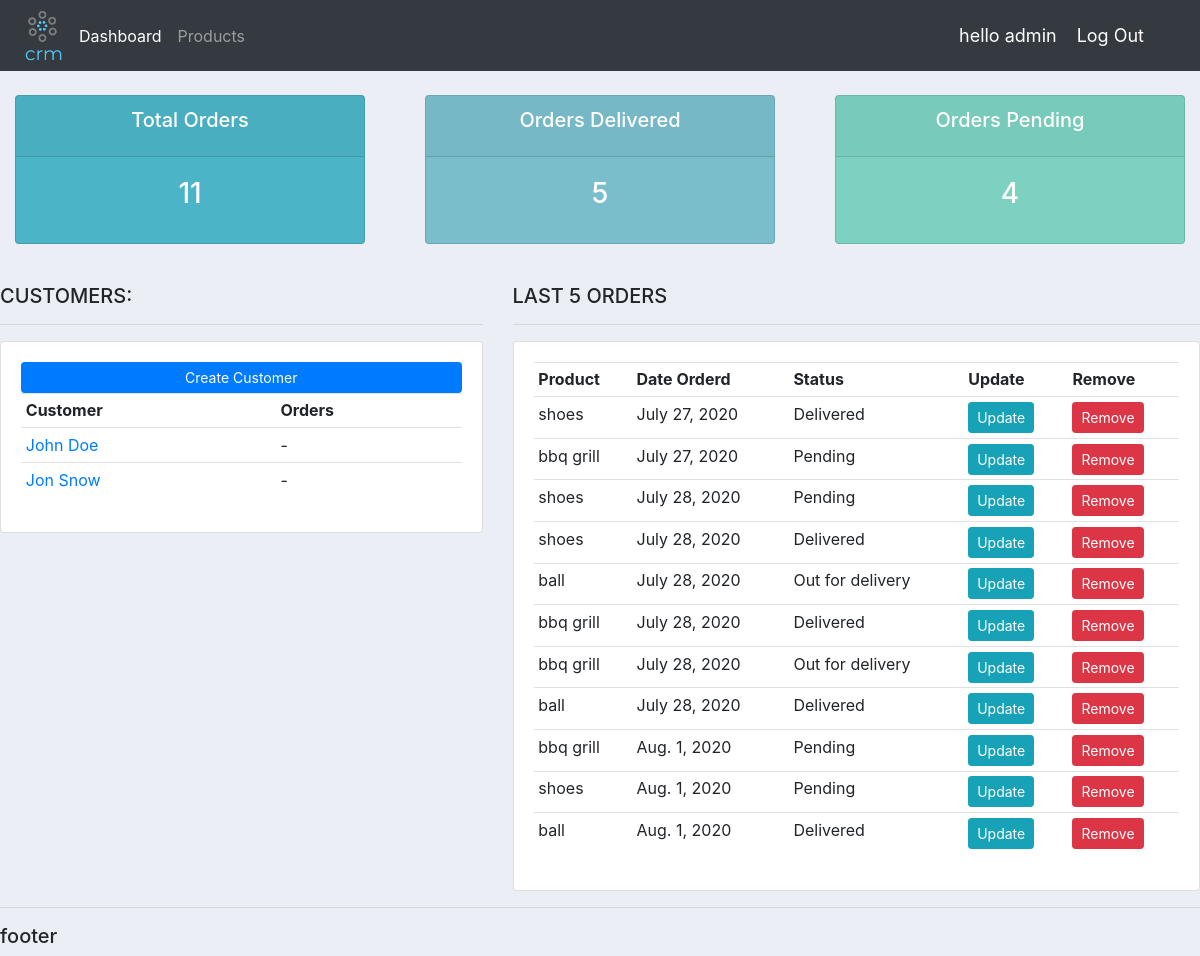
Before: /dashboard/ (signed in) with the older database file.
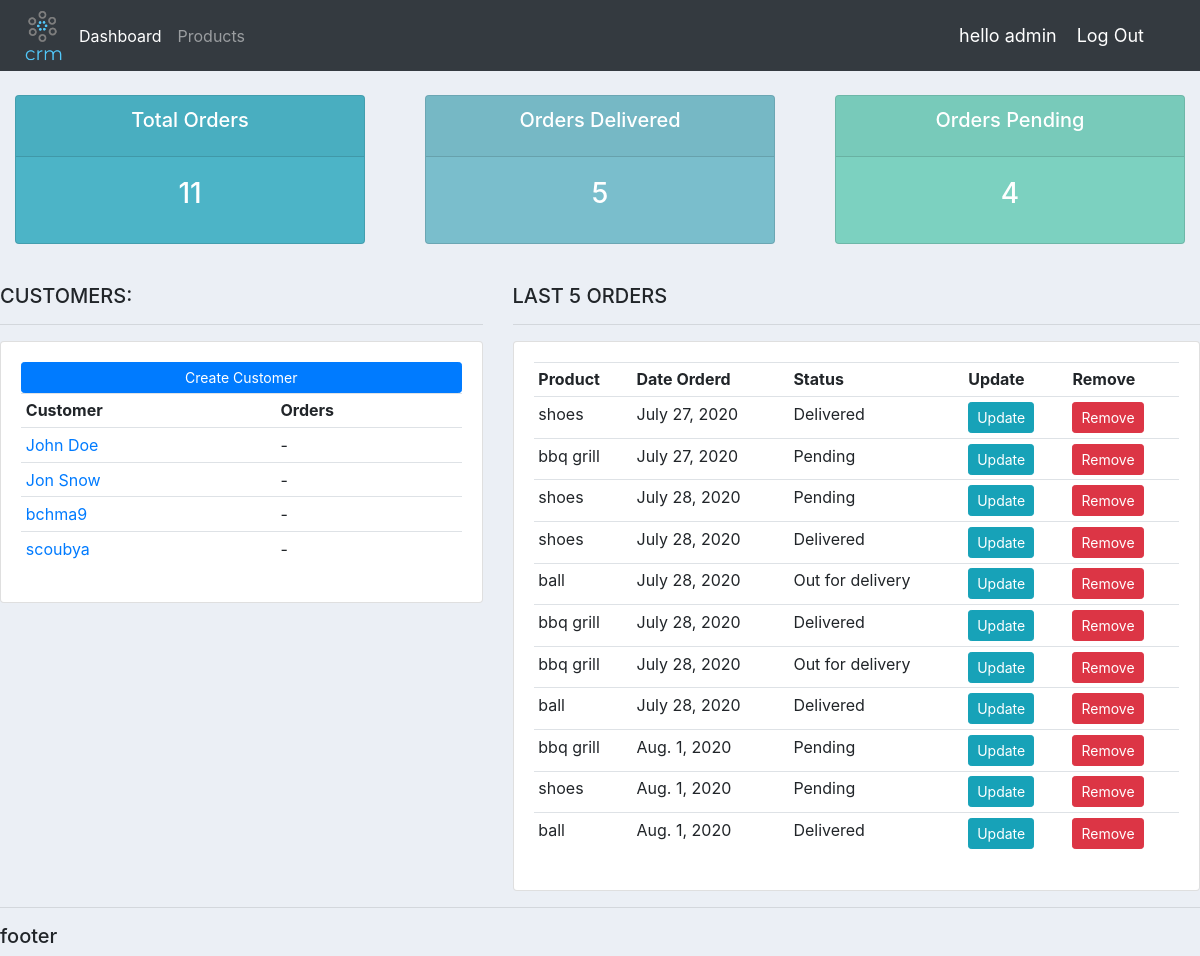
After: the same page with the newer database file.
### accounts/models.py (models this page shows, shortened)
class Customer(models.Model):
    user = models.OneToOneField(User, null=True, on_delete=models.CASCADE)
    name = models.CharField(max_length=200, blank=True)
    phone = models.CharField(max_length=200, blank=True)
    email = models.EmailField(max_length=200, blank=True)
    profile_pic = models.ImageField(blank=True, null=True, upload_to='profile_pic/')
    date_crated = models.DateTimeField(default=datetime.datetime.now(), blank=True)

class Order(models.Model):
    STATUS = (
        ('Pending','Pending'),
        ('Out for delivery','Out for delivery'),
        ('Delivered','Delivered'),
    )
    customer = models.ForeignKey(Customer, on_delete=models.CASCADE, null=True )
    product = models.ForeignKey(Product, on_delete=models.CASCADE, null=True)
    date_created = models.DateTimeField(default=datetime.datetime.now(), blank=True)
    status = models.CharField(max_length=200, blank=True, choices=STATUS)

class Product(models.Model):
    CATEGORY = (
        ('indoor','indoor'),
        ('outdoor','outdoor'),
    )
    name = models.CharField(max_length=200, blank=True)
    category = models.CharField(max_length=200, blank=True, choices=CATEGORY)
    price = models.FloatField(validators=[MinValueValidator(0)], blank=True)
    description = models.TextField(max_length=400, blank=True)
    date_crated = models.DateTimeField(default=datetime.datetime.now(), blank=True)
    tags = models.ManyToManyField(Tag, blank=True)
    def __str__(self):
        return self.name

### accounts/decorators.py (the view)
    def wrapper_func(request, *args, **kwargs):
        group = None
        if request.user.groups.exists():
            group = request.user.groups.all()[0].name
        if group == 'admin':
            return view_func(request, *args, **kwargs)
        else:
            return redirect('/user-page')

### accounts/views.py (called while the page is built)
@login_required(login_url='/login/')
@adminonly
def dashboard(request):
    orders = Order.objects.all()
    customers = Customer.objects.all()
    delivered = Order.objects.filter(status='Delivered')
    pending = Order.objects.filter(status='Pending')
    context = {
        'orders':orders,
        'customers':customers,
        'delivered':delivered,
        'pending':pending,
    }
    return render(request, 'accounts/dashboard.html', context)

### accounts/templates/accounts/dashboard.html (shortened to what this page needs)
{% extends 'accounts/base.html' %}
{% load static %}
{% block content %}
{% include 'accounts/status.html' %}
<br>
<div class="row">
	<div class="col-md-5">
		<h5>CUSTOMERS:</h5>
		<hr>
		<div class="card card-body">
			<a class="btn  btn-primary  btn-sm btn-block" href="">Create Customer</a>
			<table class="table table-sm">
				<tr>
					<th>Customer</th>
					<th>Orders</th>
				</tr>
				{% for customer in customers %}
					<tr>
						<td><a href="{% url 'accounts:customer' customer.pk %}">{{customer.name}}</a></td>
						<td>-</td>
					</tr>
				{% endfor %}
			</table>
		</div>
	</div>
	<div class="col-md-7">
		<h5>LAST 5 ORDERS</h5>
		<hr>
		<div class="card card-body">
			<table class="table table-sm">
				<tr>
					<th>Product</th>
					<th>Date Orderd</th>
					<th>Status</th>
					<th>Update</th>
					<th>Remove</th>
				</tr>
				{% for order in orders %}
					<tr>
						<td>{{order.product}}</td>
						<td>{{order.date_created|date}}</td>
						<td>{{order.status}}</td>
						<td><a href="{% url 'accounts:update_order' order.pk %}"><button class="btn btn-sm btn-info">Update</button></a></td>
						<td><a href="{% url 'accounts:delete_order' order.pk %}"><button class="btn btn-sm btn-danger">Remove</button></a></td>
					</tr>
				{% endfor %}
			</table>
		</div>
	</div>
</div>
{% endblock content %}

Changed rows visible on the page:
added Customer: name "bchma9"
added Customer: name "scoubya"
